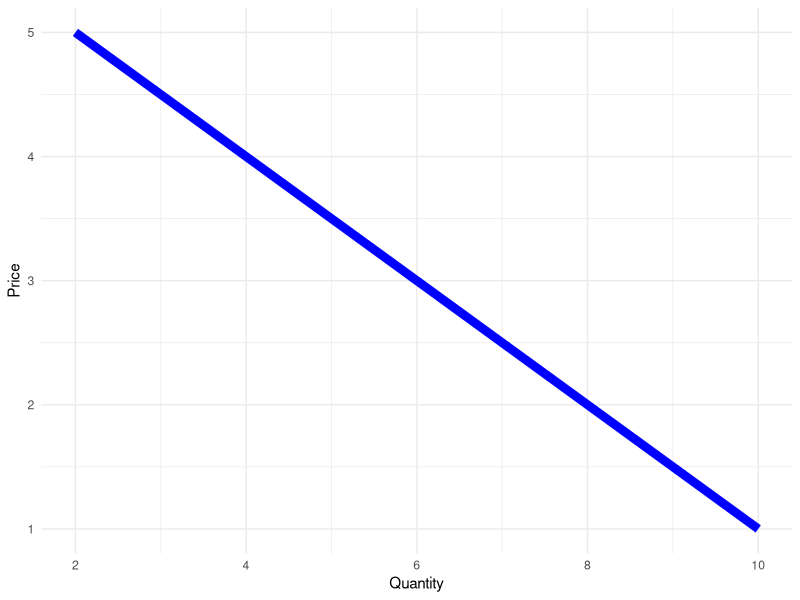
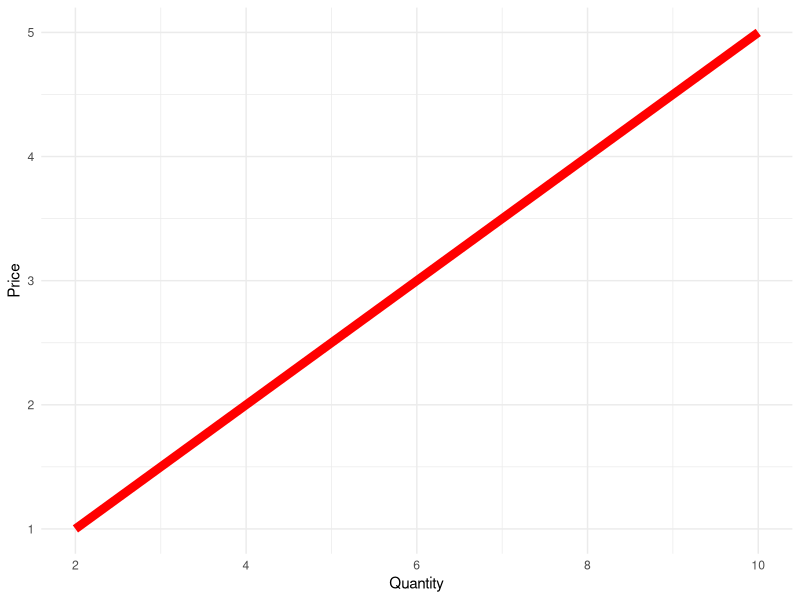
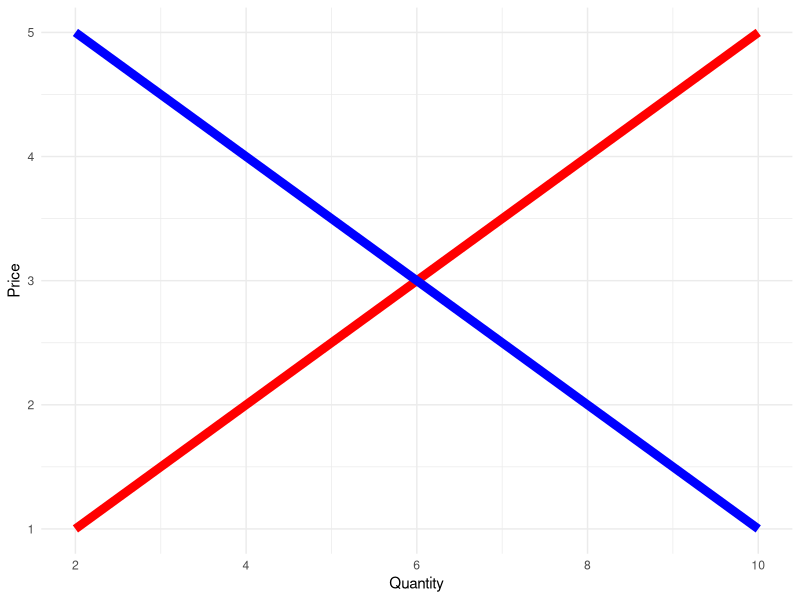

R code for these plots, in order:
## ---- chunk 1
library(ggplot2)

# Create data for demand and supply curves
price <- c(1, 2, 3, 4, 5)
quantity_demanded <- c(10, 8, 6, 4, 2)
quantity_supplied <- c(2, 4, 6, 8, 10)

df <- data.frame(price, quantity_demanded, quantity_supplied)

# Create demand and supply curve plot
demand_plot <- ggplot(df, aes(x = quantity_demanded, y = price)) +
  geom_line(color = "blue", lwd = 3) +
  labs(x = "Quantity", y = "Price") +
  theme_minimal() 

print(demand_plot)
## ---- chunk 2
library(ggplot2)

# Create data for demand and supply curves
price <- c(1, 2, 3, 4, 5)
quantity_demanded <- c(10, 8, 6, 4, 2)
quantity_supplied <- c(2, 4, 6, 8, 10)

df <- data.frame(price, quantity_demanded, quantity_supplied)

# Create demand and supply curve plot
supply_plot <- ggplot(df, aes(x = quantity_supplied, y = price)) +
  geom_line(color = "red", lwd = 3) +
  labs(x = "Quantity", y = "Price") +
  theme_minimal() 
print(supply_plot)
## ---- chunk 3
library(ggplot2)

# Create data for demand and supply curves
price <- c(1, 2, 3, 4, 5)
quantity_demanded <- c(10, 8, 6, 4, 2)
quantity_supplied <- c(2, 4, 6, 8, 10)

df <- data.frame(price, quantity_demanded, quantity_supplied)

# Create demand and supply curve plot
supply_plot <- ggplot(df, aes(x = quantity_supplied, y = price)) +
  geom_line(color = "red", lwd = 3) +
  geom_line(aes(x = quantity_demanded, y = price), color = "blue", lwd = 3) + 
  labs(x = "Quantity", y = "Price") +
  theme_minimal() 

print(supply_plot)
